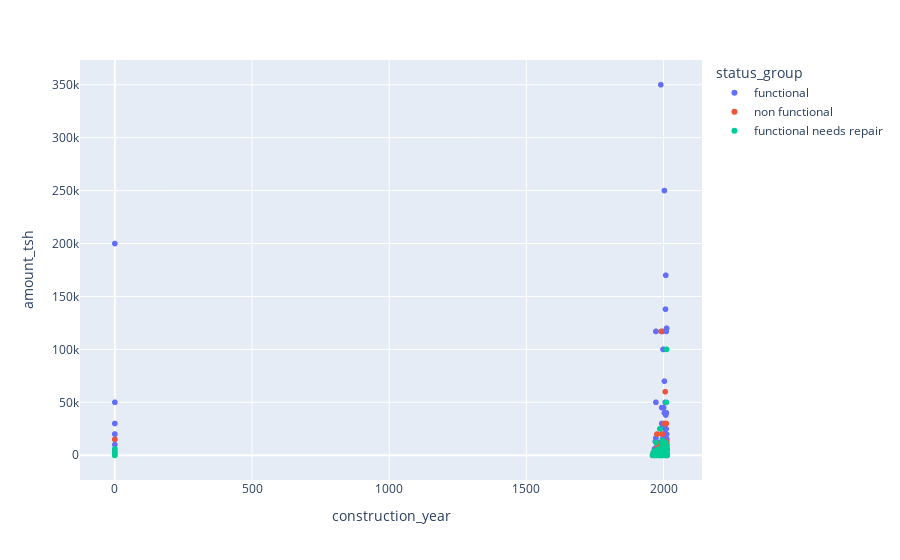

This figure's notebook cell:
### Code cell
fig = px.scatter(df_train, x="construction_year", y="amount_tsh", color="status_group")
fig.show()

### Figure 1 — Plotly figure (JSON) as saved in the notebook; plotly's stock layout.template omitted (floating-point values rounded to 4 significant figures; data arrays with more than 128 entries replaced by an {"elided": "..."} marker saying what was removed)
{"data": [{"hovertemplate": "status_group=functional<br>construction_year=%{x}<br>amount_tsh=%{y}<extra></extra>", "legendgroup": "functional", "marker": {"color": "#636efa", "symbol": "circle"}, "mode": "markers", "name": "functional", "showlegend": true, "type": "scattergl", "x": {"elided": "32259 int values"}, "xaxis": "x", "y": {"elided": "32259 float values"}, "yaxis": "y"}, {"hovertemplate": "status_group=non functional<br>construction_year=%{x}<br>amount_tsh=%{y}<extra></extra>", "legendgroup": "non functional", "marker": {"color": "#EF553B", "symbol": "circle"}, "mode": "markers", "name": "non functional", "showlegend": true, "type": "scattergl", "x": {"elided": "22824 int values"}, "xaxis": "x", "y": {"elided": "22824 float values"}, "yaxis": "y"}, {"hovertemplate": "status_group=functional needs repair<br>construction_year=%{x}<br>amount_tsh=%{y}<extra></extra>", "legendgroup": "functional needs repair", "marker": {"color": "#00cc96", "symbol": "circle"}, "mode": "markers", "name": "functional needs repair", "showlegend": true, "type": "scattergl", "x": {"elided": "4317 int values"}, "xaxis": "x", "y": {"elided": "4317 int values"}, "yaxis": "y"}], "layout": {"legend": {"title": {"text": "status_group"}, "tracegroupgap": 0}, "margin": {"t": 60}, "xaxis": {"anchor": "y", "domain": [0, 1], "title": {"text": "construction_year"}}, "yaxis": {"anchor": "x", "domain": [0, 1], "title": {"text": "amount_tsh"}}}}
